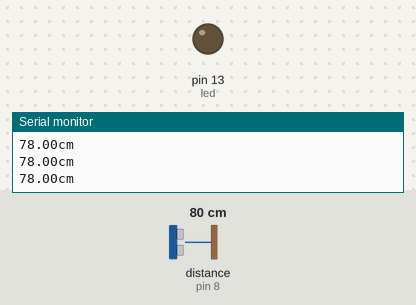
A sketch run on a simulated Arduino Uno, built with avr-gcc and run on an emulated ATmega328P. Parts: output pins drawn as LEDs (lit = HIGH), the last lines printed to the serial monitor. Wiring (inferred from the names in the program): ultrasonic range finder: trigger pin 9; echo pin 8. Inputs (shaded band) come from the test bench; at power-on: distance to the obstacle (sensor on pin 8) 80 cm. The echo pulse lasts 58.3 µs per cm; pins used as bus, display or sensor lines are not drawn.

Above: at 1.2 s.
1.3 s: distance to the obstacle (sensor on pin 8) set to 17 cm
2.8 s: distance to the obstacle (sensor on pin 8) set to 13 cm
At 4.0 s:
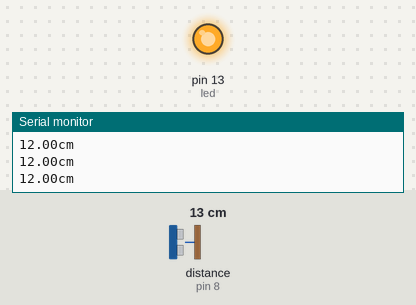
4.3 s: distance to the obstacle (sensor on pin 8) set to 18 cm
At 5.3 s:
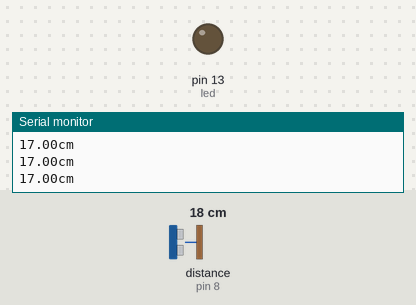
5.8 s: distance to the obstacle (sensor on pin 8) set to 2 cm
At 6.5 s:
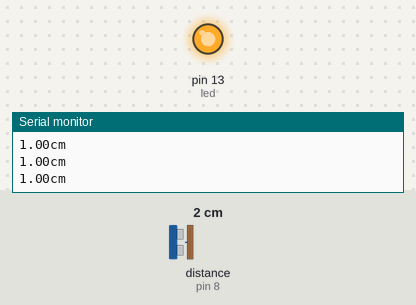
Timing chart, 0 to 8.3 s (numbered marks = the images above; inputs shaded):
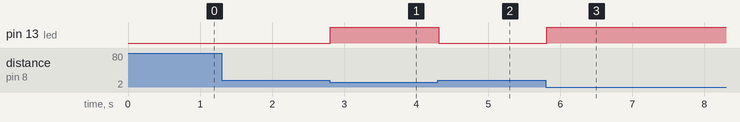

The sketch:

9-3_practice.ino
```cpp
int trig = 9;
int echo = 8;
int led = 13;

void setup() {
  Serial.begin(9600);
  pinMode(trig, OUTPUT);
  pinMode(echo, INPUT);
  pinMode(led, OUTPUT);
}

void loop() {
  digitalWrite(trig, LOW);
  digitalWrite(echo, LOW);
  delayMicroseconds(2);
  digitalWrite(trig, HIGH);
  delayMicroseconds(10);
  digitalWrite(trig, LOW);
  unsigned long duration = pulseIn(echo, HIGH);

  float distance = duration * 340 / 10000 / 2;

  Serial.print(distance);
  Serial.println("cm");

  if (distance < 15) {
    digitalWrite(led, HIGH);
  }
  else {
    digitalWrite(led, LOW);
  }
  delay(10);
}
```

Measured:
- the behaviour switches between 16 and 15 cm on distance to the obstacle (sensor on pin 8) (found by bisection; images 0 and 1)
- after the input at 2.8 s, pin 13 (led): LOW → HIGH at once
- after the input at 4.3 s, pin 13 (led): HIGH → LOW at once
- after the input at 5.8 s, pin 13 (led): LOW → HIGH at once
